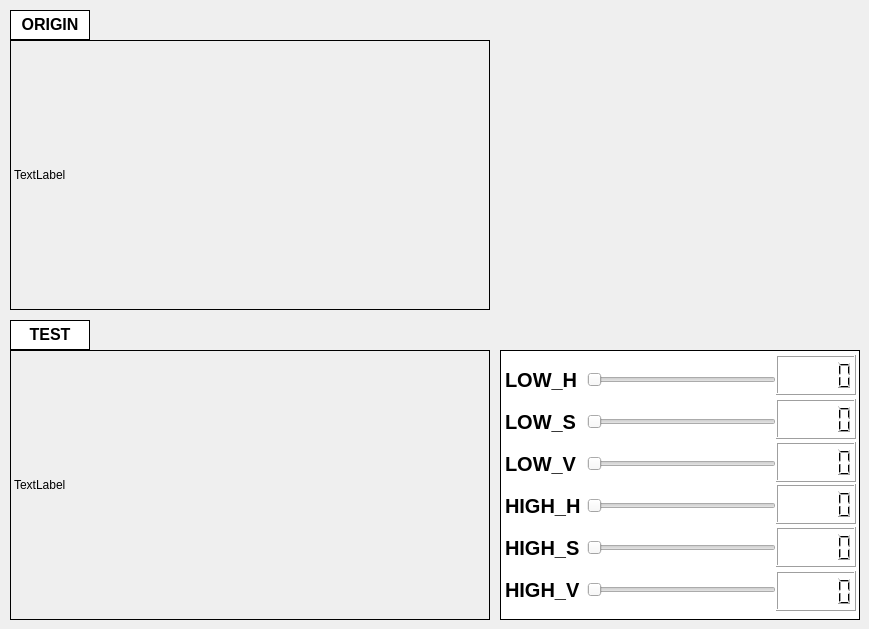
    <widget class="QWidget" name="Test">
     <attribute name="title">
      <string>Test</string>
     </attribute>
     <widget class="QLabel" name="test">
      <property name="geometry">
       <rect>
        <x>10</x>
        <y>350</y>
        <width>480</width>
        <height>270</height>
       </rect>
      </property>
      <property name="frameShape">
       <enum>QFrame::Box</enum>
      </property>
      <property name="text">
       <string>TextLabel</string>
      </property>
     </widget>
     <widget class="QTextEdit" name="S_TEST">
      <property name="geometry">
       <rect>
        <x>10</x>
        <y>320</y>
        <width>80</width>
        <height>30</height>
       </rect>
      </property>
      <property name="frameShape">
       <enum>QFrame::Box</enum>
      </property>
      <property name="frameShadow">
       <enum>QFrame::Plain</enum>
      </property>
      <property name="html">
       <string>&lt;!DOCTYPE HTML PUBLIC &quot;-//W3C//DTD HTML 4.0//EN&quot; &quot;http://www.w3.org/TR/REC-html40/strict.dtd&quot;&gt;
&lt;html&gt;&lt;head&gt;&lt;meta name=&quot;qrichtext&quot; content=&quot;1&quot; /&gt;&lt;style type=&quot;text/css&quot;&gt;
p, li { white-space: pre-wrap; }
&lt;/style&gt;&lt;/head&gt;&lt;body style=&quot; font-family:'Ubuntu'; font-size:11pt; font-weight:400; font-style:normal;&quot;&gt;
&lt;p align=&quot;center&quot; style=&quot; margin-top:0px; margin-bottom:0px; margin-left:0px; margin-right:0px; -qt-block-indent:0; text-indent:0px;&quot;&gt;&lt;span style=&quot; font-size:12pt; font-weight:600;&quot;&gt;TEST&lt;/span&gt;&lt;/p&gt;&lt;/body&gt;&lt;/html&gt;</string>
      </property>
     </widget>
     <widget class="QLabel" name="origin_4">
      <property name="geometry">
       <rect>
        <x>10</x>
        <y>40</y>
        <width>480</width>
        <height>270</height>
       </rect>
      </property>
      <property name="frameShape">
       <enum>QFrame::Box</enum>
      </property>
      <property name="text">
       <string>TextLabel</string>
      </property>
     </widget>
     <widget class="QTextEdit" name="ORIGIN_4">
      <property name="geometry">
       <rect>
        <x>10</x>
        <y>10</y>
        <width>80</width>
        <height>30</height>
       </rect>
      </property>
      <property name="frameShape">
       <enum>QFrame::Box</enum>
      </property>
      <property name="frameShadow">
       <enum>QFrame::Plain</enum>
      </property>
      <property name="html">
       <string>&lt;!DOCTYPE HTML PUBLIC &quot;-//W3C//DTD HTML 4.0//EN&quot; &quot;http://www.w3.org/TR/REC-html40/strict.dtd&quot;&gt;
&lt;html&gt;&lt;head&gt;&lt;meta name=&quot;qrichtext&quot; content=&quot;1&quot; /&gt;&lt;style type=&quot;text/css&quot;&gt;
p, li { white-space: pre-wrap; }
&lt;/style&gt;&lt;/head&gt;&lt;body style=&quot; font-family:'Ubuntu'; font-size:11pt; font-weight:400; font-style:normal;&quot;&gt;
&lt;p align=&quot;center&quot; style=&quot; margin-top:0px; margin-bottom:0px; margin-left:0px; margin-right:0px; -qt-block-indent:0; text-indent:0px;&quot;&gt;&lt;span style=&quot; font-size:12pt; font-weight:600;&quot;&gt;ORIGIN&lt;/span&gt;&lt;/p&gt;&lt;/body&gt;&lt;/html&gt;</string>
      </property>
     </widget>
     <widget class="QTableView" name="tableView">
      <property name="geometry">
       <rect>
        <x>500</x>
        <y>350</y>
        <width>360</width>
        <height>270</height>
       </rect>
      </property>
      <property name="frameShape">
       <enum>QFrame::Box</enum>
      </property>
      <property name="frameShadow">
       <enum>QFrame::Plain</enum>
      </property>
     </widget>
     <widget class="QWidget" name="gridLayoutWidget_3">
      <property name="geometry">
       <rect>
        <x>505</x>
        <y>356</y>
        <width>271</width>
        <height>261</height>
       </rect>
      </property>
      <layout class="QGridLayout" name="gridLayout_4">
       <item row="3" column="1">
        <widget class="QSlider" name="horizontalSlider_10">
         <property name="maximum">
          <number>255</number>
         </property>
         <property name="orientation">
          <enum>Qt::Horizontal</enum>
         </property>
        </widget>
       </item>
       <item row="0" column="0">
        <widget class="QLabel" name="max_h_2">
         <property name="font">
          <font>
           <pointsize>15</pointsize>
           <weight>75</weight>
           <bold>true</bold>
          </font>
         </property>
         <property name="layoutDirection">
          <enum>Qt::LeftToRight</enum>
         </property>
         <property name="frameShape">
          <enum>QFrame::NoFrame</enum>
         </property>
         <property name="frameShadow">
          <enum>QFrame::Plain</enum>
         </property>
         <property name="text">
          <string>LOW_H</string>
         </property>
        </widget>
       </item>
       <item row="1" column="0">
        <widget class="QLabel" name="max_s_2">
         <property name="font">
          <font>
           <pointsize>15</pointsize>
           <weight>75</weight>
           <bold>true</bold>
          </font>
         </property>
         <property name="layoutDirection">
          <enum>Qt::LeftToRight</enum>
         </property>
         <property name="frameShape">
          <enum>QFrame::NoFrame</enum>
         </property>
         <property name="text">
          <string>LOW_S</string>
         </property>
        </widget>
       </item>
       <item row="1" column="1">
        <widget class="QSlider" name="horizontalSlider_8">
         <property name="maximum">
          <number>255</number>
         </property>
         <property name="orientation">
          <enum>Qt::Horizontal</enum>
         </property>
        </widget>
       </item>
       <item row="2" column="1">
        <widget class="QSlider" name="horizontalSlider_9">
         <property name="maximum">
          <number>255</number>
         </property>
         <property name="orientation">
          <enum>Qt::Horizontal</enum>
         </property>
        </widget>
       </item>
       <item row="4" column="0">
        <widget class="QLabel" name="min_s_2">
         <property name="font">
          <font>
           <pointsize>15</pointsize>
           <weight>75</weight>
           <bold>true</bold>
          </font>
         </property>
         <property name="layoutDirection">
          <enum>Qt::LeftToRight</enum>
         </property>
         <property name="frameShape">
          <enum>QFrame::NoFrame</enum>
         </property>
         <property name="text">
          <string>HIGH_S</string>
         </property>
        </widget>
       </item>
       <item row="0" column="1">
        <widget class="QSlider" name="horizontalSlider_7">
         <property name="maximum">
          <number>255</number>
         </property>
         <property name="orientation">
          <enum>Qt::Horizontal</enum>
         </property>
        </widget>
       </item>
       <item row="4" column="1">
        <widget class="QSlider" name="horizontalSlider_11">
         <property name="maximum">
          <number>255</number>
         </property>
         <property name="orientation">
          <enum>Qt::Horizontal</enum>
         </property>
        </widget>
       </item>
       <item row="2" column="0">
        <widget class="QLabel" name="max_v_2">
         <property name="font">
          <font>
           <pointsize>15</pointsize>
           <weight>75</weight>
           <bold>true</bold>
          </font>
         </property>
         <property name="layoutDirection">
          <enum>Qt::LeftToRight</enum>
         </property>
         <property name="frameShape">
          <enum>QFrame::NoFrame</enum>
         </property>
         <property name="text">
          <string>LOW_V</string>
         </property>
        </widget>
       </item>
       <item row="5" column="0">
        <widget class="QLabel" name="min_v_2">
         <property name="font">
          <font>
           <pointsize>15</pointsize>
           <weight>75</weight>
           <bold>true</bold>
          </font>
         </property>
         <property name="layoutDirection">
          <enum>Qt::LeftToRight</enum>
         </property>
         <property name="frameShape">
          <enum>QFrame::NoFrame</enum>
         </property>
         <property name="text">
          <string>HIGH_V</string>
         </property>
        </widget>
       </item>
       <item row="5" column="1">
        <widget class="QSlider" name="horizontalSlider_12">
         <property name="maximum">
          <number>255</number>
         </property>
         <property name="orientation">
          <enum>Qt::Horizontal</enum>
         </property>
        </widget>
       </item>
       <item row="3" column="0">
        <widget class="QLabel" name="min_h_2">
         <property name="font">
          <font>
           <pointsize>15</pointsize>
           <weight>75</weight>
           <bold>true</bold>
          </font>
         </property>
         <property name="layoutDirection">
          <enum>Qt::LeftToRight</enum>
         </property>
         <property name="frameShape">
          <enum>QFrame::NoFrame</enum>
         </property>
         <property name="text">
          <string>HIGH_H</string>
         </property>
        </widget>
       </item>
      </layout>
     </widget>
     <widget class="QLCDNumber" name="s_2">
      <property name="geometry">
       <rect>
        <x>776</x>
        <y>399</y>
        <width>80</width>
        <height>40</height>
       </rect>
      </property>
     </widget>
     <widget class="QLCDNumber" name="s_3">
      <property name="geometry">
       <rect>
        <x>776</x>
        <y>442</y>
        <width>80</width>
        <height>40</height>
       </rect>
      </property>
     </widget>
     <widget class="QLCDNumber" name="s_5">
      <property name="geometry">
       <rect>
        <x>776</x>
        <y>527</y>
        <width>80</width>
        <height>40</height>
       </rect>
      </property>
     </widget>
     <widget class="QLCDNumber" name="s_1">
      <property name="geometry">
       <rect>
        <x>776</x>
        <y>355</y>
        <width>80</width>
        <height>40</height>
       </rect>
      </property>
     </widget>
     <widget class="QLCDNumber" name="s_4">
      <property name="geometry">
       <rect>
        <x>776</x>
        <y>484</y>
        <width>80</width>
        <height>40</height>
       </rect>
      </property>
     </widget>
     <widget class="QLCDNumber" name="s_6">
      <property name="geometry">
       <rect>
        <x>776</x>
        <y>571</y>
        <width>80</width>
        <height>40</height>
       </rect>
      </property>
     </widget>
     <zorder>tableView</zorder>
     <zorder>test</zorder>
     <zorder>S_TEST</zorder>
     <zorder>origin_4</zorder>
     <zorder>ORIGIN_4</zorder>
     <zorder>gridLayoutWidget_3</zorder>
     <zorder>s_2</zorder>
     <zorder>s_3</zorder>
     <zorder>s_5</zorder>
     <zorder>s_1</zorder>
     <zorder>s_4</zorder>
     <zorder>s_6</zorder>
    </widget>
